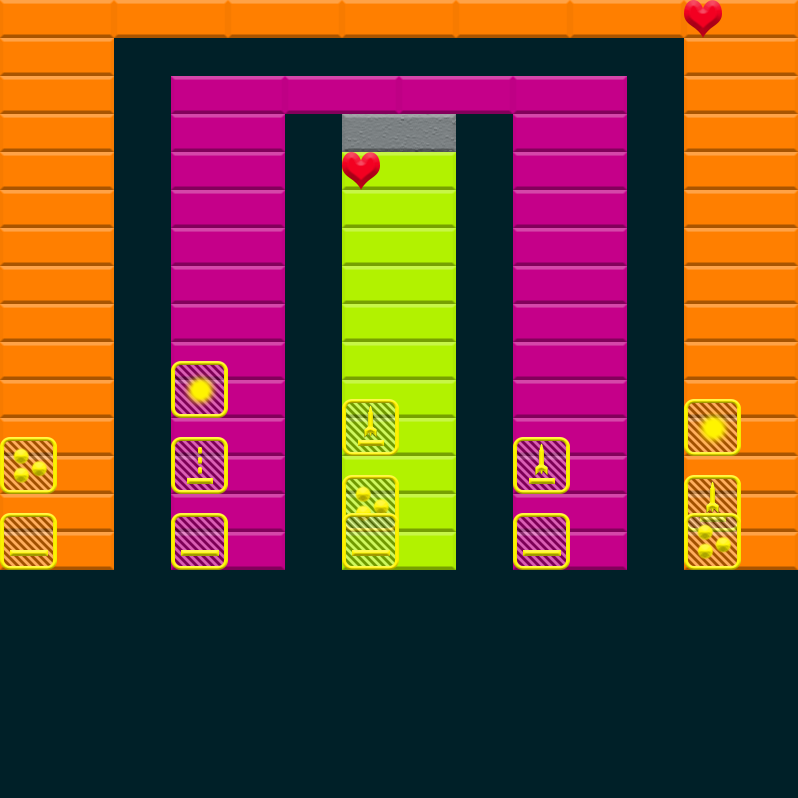

The image is a tile-based game level rendered from a .tmx file. Its description and source (layers, tilesets, objects; grid data summarised) follow:
An orthogonal 14x42 tile map with 57x19 px tiles, 2 tile layers (Bricks, Powerups), 3 tilesets.

<map version="1.0" tiledversion="1.0.3" orientation="orthogonal" renderorder="left-up" width="14" height="42" tilewidth="57" tileheight="19" backgroundcolor="#002028" nextobjectid="15">
 <properties>
  <property name="FinalBallSpeedPercentageIncrease" type="int" value="25" />
 </properties>
 <tileset firstgid="1" name="Bricks" tilewidth="114" tileheight="38" tilecount="18" columns="0">
  <tile id="0">
   <properties>
    <property name="HitsToDestroy" type="int" value="1" />
   </properties>
   <image width="114" height="38" source="../../../../SourceImages/Game/Brick-A1.png" />
  </tile>
  <tile id="1">
   <properties>
    <property name="HitsToDestroy" type="int" value="2" />
   </properties>
   <image width="114" height="38" source="../../../../SourceImages/Game/Brick-A2.png" />
  </tile>
  <tile id="2">
   <properties>
    <property name="HitsToDestroy" type="int" value="1" />
   </properties>
   <image width="114" height="38" source="../../../../SourceImages/Game/Brick-B1.png" />
  </tile>
  <tile id="3">
   <properties>
    <property name="HitsToDestroy" type="int" value="2" />
   </properties>
   <image width="114" height="38" source="../../../../SourceImages/Game/Brick-B2.png" />
  </tile>
  <tile id="4">
   <properties>
    <property name="HitsToDestroy" type="int" value="1" />
   </properties>
   <image width="114" height="38" source="../../../../SourceImages/Game/Brick-C1.png" />
  </tile>
  <tile id="5">
   <properties>
    <property name="HitsToDestroy" type="int" value="2" />
   </properties>
   <image width="114" height="38" source="../../../../SourceImages/Game/Brick-C2.png" />
  </tile>
  <tile id="6">
   <properties>
    <property name="HitsToDestroy" type="int" value="1" />
   </properties>
   <image width="114" height="38" source="../../../../SourceImages/Game/Brick-D1.png" />
  </tile>
  <tile id="7">
   <properties>
    <property name="HitsToDestroy" type="int" value="2" />
   </properties>
   <image width="114" height="38" source="../../../../SourceImages/Game/Brick-D2.png" />
  </tile>
  <tile id="8">
   <properties>
    <property name="HitsToDestroy" type="int" value="-1" />
   </properties>
   <image width="114" height="38" source="../../../../SourceImages/Game/Brick-E1.png" />
  </tile>
  <tile id="9">
   <properties>
    <property name="HitsToDestroy" type="int" value="1" />
   </properties>
   <image width="57" height="19" source="../../../../SourceImages/Game/SmallBrick-A1.png" />
  </tile>
  <tile id="10">
   <properties>
    <property name="HitsToDestroy" type="int" value="2" />
   </properties>
   <image width="57" height="19" source="../../../../SourceImages/Game/SmallBrick-A2.png" />
  </tile>
  <tile id="11">
   <properties>
    <property name="HitsToDestroy" type="int" value="1" />
   </properties>
   <image width="57" height="19" source="../../../../SourceImages/Game/SmallBrick-B1.png" />
  </tile>
  <tile id="12">
   <properties>
    <property name="HitsToDestroy" type="int" value="2" />
   </properties>
   <image width="57" height="19" source="../../../../SourceImages/Game/SmallBrick-B2.png" />
  </tile>
  <tile id="14">
   <properties>
    <property name="HitsToDestroy" type="int" value="1" />
   </properties>
   <image width="57" height="19" source="../../../../SourceImages/Game/SmallBrick-C1.png" />
  </tile>
  <tile id="15">
   <properties>
    <property name="HitsToDestroy" type="int" value="2" />
   </properties>
   <image width="57" height="19" source="../../../../SourceImages/Game/SmallBrick-C2.png" />
  </tile>
  <tile id="16">
   <properties>
    <property name="HitsToDestroy" type="int" value="1" />
   </properties>
   <image width="57" height="19" source="../../../../SourceImages/Game/SmallBrick-D1.png" />
  </tile>
  <tile id="17">
   <properties>
    <property name="HitsToDestroy" type="int" value="2" />
   </properties>
   <image width="57" height="19" source="../../../../SourceImages/Game/SmallBrick-D2.png" />
  </tile>
  <tile id="18">
   <properties>
    <property name="HitsToDestroy" type="int" value="-1" />
   </properties>
   <image width="57" height="19" source="../../../../SourceImages/Game/SmallBrick-E1.png" />
  </tile>
 </tileset>
 <tileset firstgid="20" name="Powerups" tilewidth="57" tileheight="57" tilecount="6" columns="0">
  <tile id="0">
   <properties>
    <property name="PowerupType" type="int" value="3" />
   </properties>
   <image width="57" height="57" source="../../../../SourceImages/Game/PowerupFireball.png" />
  </tile>
  <tile id="1">
   <properties>
    <property name="PowerupType" type="int" value="1" />
   </properties>
   <image width="57" height="57" source="../../../../SourceImages/Game/PowerupLargerPaddle.png" />
  </tile>
  <tile id="2">
   <properties>
    <property name="PowerupType" type="int" value="2" />
   </properties>
   <image width="57" height="57" source="../../../../SourceImages/Game/PowerupMultiBall.png" />
  </tile>
  <tile id="3">
   <properties>
    <property name="PowerupType" type="int" value="4" />
   </properties>
   <image width="57" height="57" source="../../../../SourceImages/Game/PowerupBullets.png" />
  </tile>
  <tile id="4">
   <properties>
    <property name="PowerupType" type="int" value="5" />
   </properties>
   <image width="57" height="57" source="../../../../SourceImages/Game/PowerupRockets.png" />
  </tile>
  <tile id="5">
   <properties>
    <property name="PowerupType" type="int" value="6" />
   </properties>
   <image width="38" height="38" source="../../../../SourceImages/Game/LifeUp.png" />
  </tile>
 </tileset>
 <tileset firstgid="26" name="Wormholes" tilewidth="57" tileheight="57" tilecount="2" columns="0">
  <tile id="2">
   <image width="57" height="57" source="../../../../SourceImages/Game/WormholeIn.png" />
  </tile>
  <tile id="3">
   <image width="57" height="57" source="../../../../SourceImages/Game/WormholeOut.png" />
  </tile>
 </tileset>
 <layer name="Bricks" width="14" height="42">
  <data>[588 cells, 75 non-empty, 4 distinct tile ids]</data>
 </layer>
 <layer name="Powerups" width="14" height="42">
  <data>[588 cells, 15 non-empty, 6 distinct tile ids]</data>
 </layer>
 <objectgroup name="Wormholes" />
</map>
